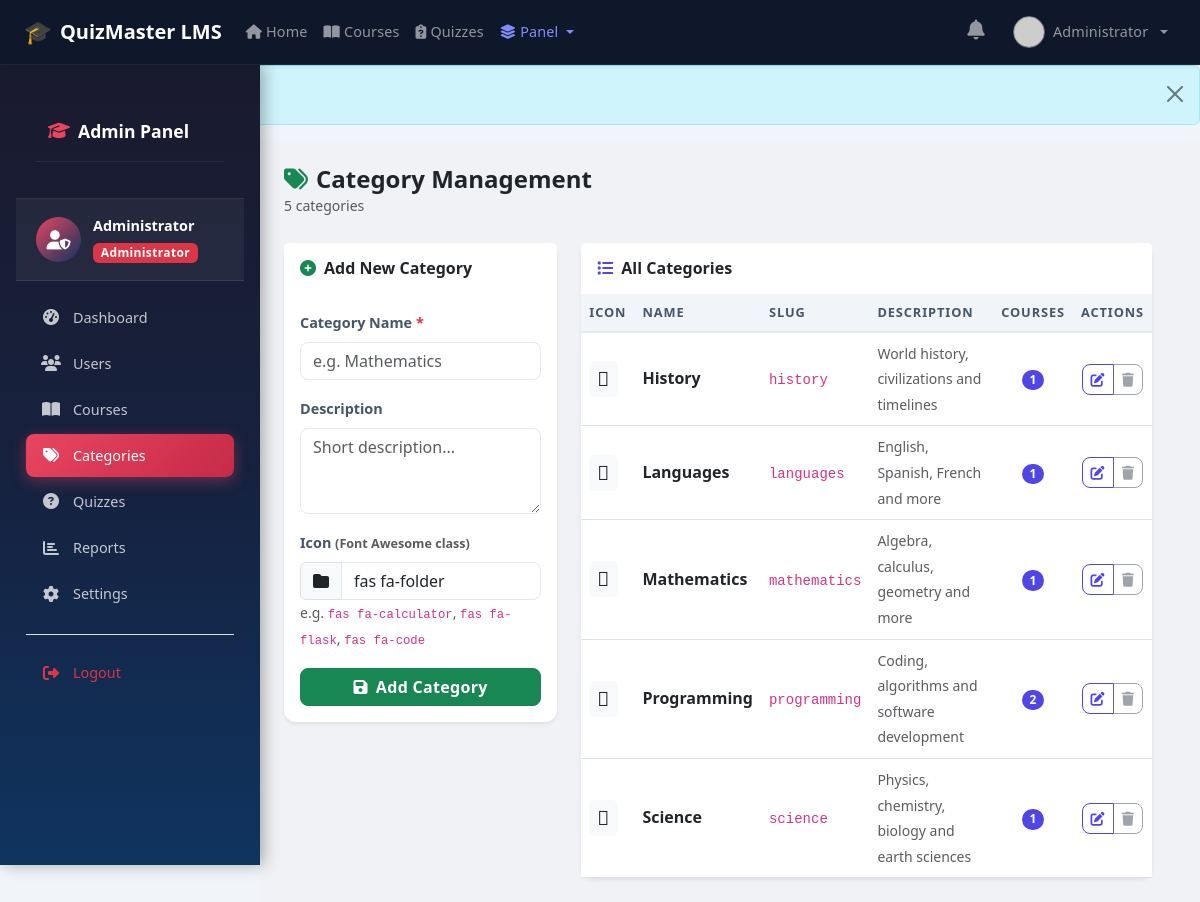
Screenshot of /admin/categories.php (signed in) with the database file from the repository.
### tables this page shows
CREATE TABLE IF NOT EXISTS users (
    id              INT UNSIGNED AUTO_INCREMENT PRIMARY KEY,
    name            VARCHAR(150)    NOT NULL,
    email           VARCHAR(255)    NOT NULL UNIQUE,
    password_hash   VARCHAR(255)    NOT NULL,
    role            ENUM('admin','instructor','student') NOT NULL DEFAULT 'student',
    avatar          VARCHAR(255)    DEFAULT NULL,
    bio             TEXT            DEFAULT NULL,
    is_active       TINYINT(1)      NOT NULL DEFAULT 1,
    created_at      DATETIME        NOT NULL DEFAULT CURRENT_TIMESTAMP,
    updated_at      DATETIME        NOT NULL DEFAULT CURRENT_TIMESTAMP ON UPDATE CURRENT_TIMESTAMP,
    INDEX idx_users_email  (email),
    INDEX idx_users_role   (role),
    INDEX idx_users_active (is_active)
);

CREATE TABLE IF NOT EXISTS categories (
    id          INT UNSIGNED AUTO_INCREMENT PRIMARY KEY,
    name        VARCHAR(100)    NOT NULL,
    slug        VARCHAR(120)    NOT NULL UNIQUE,
    description TEXT            DEFAULT NULL,
    icon        VARCHAR(100)    DEFAULT 'fa-folder',
    created_at  DATETIME        NOT NULL DEFAULT CURRENT_TIMESTAMP,
    INDEX idx_categories_slug (slug)
);

### config/db.php (called while the page is built, shortened)
<?php
function getDB(): PDO
{
    static $pdo = null;
    if ($pdo === null) {
        $dsn = sprintf(
            'mysql:host=%s;dbname=%s;charset=%s',
            DB_HOST,
            DB_NAME,
            DB_CHARSET
        );
        $options = [
            PDO::ATTR_ERRMODE            => PDO::ERRMODE_EXCEPTION,
            PDO::ATTR_DEFAULT_FETCH_MODE => PDO::FETCH_ASSOC,
            PDO::ATTR_EMULATE_PREPARES   => false,
            PDO::MYSQL_ATTR_INIT_COMMAND => "SET NAMES utf8mb4 COLLATE utf8mb4_unicode_ci",
        ];
        try {
            $pdo = new PDO($dsn, DB_USER, DB_PASS, $options);
        } catch (PDOException $e) {
            error_log('[DB] Connection failed: ' . $e->getMessage());
            if (defined('DOING_API') && DOING_API) {
                header('Content-Type: application/json');
                http_response_code(503);
                die(json_encode(['error' => 'Database unavailable. Please try again later.']));
            }
            die('<h2 style="font-family:sans-serif;color:#c00;padding:2rem">
                  Database connection failed. Please contact the administrator.
                 </h2>');
        }
    }
    return $pdo;
}
function dbQuery(string $sql, array $params = []): PDOStatement
{
    $stmt = getDB()->prepare($sql);
    $stmt->execute($params);
    return $stmt;
}
function dbRow(string $sql, array $params = []): array|false
{
    return dbQuery($sql, $params)->fetch();
}

### admin/categories.php (the view, shortened to what this page needs)
<?php
$pdo = getDB();
$categories = $pdo->query("
    SELECT c.*, COUNT(co.id) AS course_count
    FROM categories c
    LEFT JOIN courses co ON co.category_id = c.id
    GROUP BY c.id
    ORDER BY c.name ASC
")->fetchAll();
require_once __DIR__ . '/../includes/header.php';
?>
<div class="d-flex">
    <?php require_once __DIR__ . '/includes/sidebar.php'; ?>
    <div class="admin-main flex-grow-1 p-4">
        <div class="d-flex justify-content-between align-items-center mb-4">
            <div>
                <h4 class="mb-0 fw-bold text-dark"><i class="fas fa-tags me-2 text-success"></i>Category Management</h4>
                <small class="text-muted"><?= count($categories) ?> categories</small>
            </div>
        </div>
        <div class="row g-4">
            <div class="col-lg-4">
                <div class="card border-0 shadow-sm">
                    <div class="card-header bg-white border-0 py-3">
                        <h6 class="mb-0 fw-bold"><i class="fas fa-plus-circle me-2 text-success"></i>Add New Category</h6>
                    </div>
                    <div class="card-body">
                        <form method="POST">
                            <div class="mb-3">
                                <label class="form-label fw-semibold">Category Name <span class="text-danger">*</span></label>
                                <input type="text" name="name" class="form-control" placeholder="e.g. Mathematics" required>
                            </div>
                            <div class="mb-3">
                                <label class="form-label fw-semibold">Description</label>
                                <textarea name="description" class="form-control" rows="3" placeholder="Short description..."></textarea>
                            </div>
                            <div class="mb-3">
                                <label class="form-label fw-semibold">Icon <small class="text-muted">(Font Awesome class)</small></label>
                                <div class="input-group">
                                    <span class="input-group-text" id="iconPreview"><i class="fas fa-folder"></i></span>
                                    <input type="text" name="icon" id="iconInput" class="form-control" value="fas fa-folder" placeholder="fas fa-book">
                                </div>
                                <small class="text-muted">e.g. <code>fas fa-calculator</code>, <code>fas fa-flask</code>, <code>fas fa-code</code></small>
                            </div>
                            <button type="submit" class="btn btn-success w-100"><i class="fas fa-save me-2"></i>Add Category</button>
                        </form>
                    </div>
                </div>
            </div>
            <div class="col-lg-8">
                <div class="card border-0 shadow-sm">
                    <div class="card-header bg-white border-0 py-3">
                        <h6 class="mb-0 fw-bold"><i class="fas fa-list me-2 text-primary"></i>All Categories</h6>
                    </div>
                    <div class="card-body p-0">
                        <div class="table-responsive">
                            <table class="table table-hover align-middle mb-0">
                                <thead class="table-dark">
                                    <tr>
                                        <th>Icon</th>
                                        <th>Name</th>
                                        <th>Slug</th>
                                        <th>Description</th>
                                        <th class="text-center">Courses</th>
                                        <th class="text-center">Actions</th>
                                    </tr>
                                </thead>
                                <tbody>
                                    <?php foreach ($categories as $cat): ?>
                                    <tr id="row-<?= $cat['id'] ?>">
                                        <td>
                                            <span class="badge bg-light text-dark fs-5 p-2">
                                                <i class="<?= htmlspecialchars($cat['icon']) ?>"></i>
                                            </span>
                                        </td>
                                        <td class="fw-semibold"><?= htmlspecialchars($cat['name']) ?></td>
                                        <td><code><?= htmlspecialchars($cat['slug']) ?></code></td>
                                        <td><small class="text-muted"><?= htmlspecialchars(truncate($cat['description'], 50)) ?></small></td>
                                        <td class="text-center">
                                            <span class="badge bg-primary rounded-pill"><?= $cat['course_count'] ?></span>
                                        </td>
                                        <td class="text-center">
                                            <div class="btn-group btn-group-sm">
                                                <button class="btn btn-outline-primary" title="Edit"
                                                    onclick="openEdit(<?= htmlspecialchars(json_encode($cat)) ?>)"
                                                    data-bs-toggle="modal" data-bs-target="#editModal">
                                                    <i class="fas fa-edit"></i>
                                                </button>
                                                <?php if ($cat['course_count'] == 0): ?>
                                                <form method="POST" class="d-inline" onsubmit="return confirm('Delete this category?')">
                                                    <input type="hidden" name="action" value="delete">
                                                    <input type="hidden" name="cat_id" value="<?= $cat['id'] ?>">
                                                    <button class="btn btn-outline-danger" title="Delete"><i class="fas fa-trash"></i></button>
                                                </form>
                                                <?php else: ?>
                                                <button class="btn btn-outline-secondary" disabled title="Has courses"><i class="fas fa-trash"></i></button>
                                                <?php endif; ?>
                                            </div>
                                        </td>
                                    </tr>
                                    <?php endforeach; ?>
                                </tbody>
                            </table>
                        </div>
                    </div>
                </div>
            </div>
        </div>
    </div>
</div>
<?php require_once __DIR__ . '/../includes/footer.php'; ?>

### includes/nav.php (shortened to what this page needs)
<?php
if (isLoggedIn()) {
    $authUser = currentUser();
}
$currentPath = $_SERVER['PHP_SELF'] ?? '';
function navActive(string $segment): string {
    global $currentPath;
    return str_contains($currentPath, $segment) ? 'active' : '';
}
?>
<nav class="navbar navbar-expand-lg navbar-dark bg-dark sticky-top shadow-sm" id="mainNav">
  <div class="container-fluid px-4">
    <a class="navbar-brand fw-bold fs-5 d-flex align-items-center gap-2" href="<?= APP_URL ?>/">
      <span class="brand-icon">🎓</span>
      <span class="brand-text"><?= APP_NAME ?></span>
    </a>
    <div class="collapse navbar-collapse" id="navbarMain">
      <ul class="navbar-nav me-auto mb-2 mb-lg-0">
        <li class="nav-item">
          <a class="nav-link <?= navActive('/index') ?>" href="<?= APP_URL ?>/">
            <i class="fa fa-home me-1"></i>Home
          </a>
        </li>
        <li class="nav-item">
          <a class="nav-link <?= navActive('/courses') ?>" href="<?= APP_URL ?>/courses/">
            <i class="fa fa-book-open me-1"></i>Courses
          </a>
        </li>
        <li class="nav-item">
          <a class="nav-link <?= navActive('/quiz') ?>" href="<?= APP_URL ?>/quiz/">
            <i class="fa fa-clipboard-question me-1"></i>Quizzes
          </a>
        </li>
        <?php if (isLoggedIn() && hasRole(['admin', 'instructor'])): ?>
        <li class="nav-item dropdown">
          <a class="nav-link dropdown-toggle <?= navActive('/admin') || navActive('/instructor') ? 'active' : '' ?>"
             href="#" id="panelDropdown" role="button"
             data-bs-toggle="dropdown" aria-expanded="false">
            <i class="fa fa-layer-group me-1"></i>Panel
          </a>
        </li>
        <?php endif; ?>
      </ul>
      <ul class="navbar-nav ms-auto mb-2 mb-lg-0 align-items-lg-center gap-1">
        <?php if (isLoggedIn()): ?>
          <li class="nav-item dropdown">
            <a class="nav-link position-relative px-3" href="#"
               id="notifDropdown" role="button"
               data-bs-toggle="dropdown" aria-expanded="false"
               title="Notifications">
              <i class="fa fa-bell fs-5"></i>
            </a>
          </li>
          <li class="nav-item dropdown">
            <a class="nav-link dropdown-toggle d-flex align-items-center gap-2 px-2"
               href="#" id="userDropdown" role="button"
               data-bs-toggle="dropdown" aria-expanded="false">
              <img src="<?= avatarUrl($authUser ?? []) ?>"
                   alt="avatar" class="rounded-circle border border-secondary"
                   width="32" height="32" style="object-fit:cover">
              <span class="d-none d-lg-inline text-truncate" style="max-width:120px">
                <?= sanitize($authUser['name'] ?? 'User') ?>
              </span>
            </a>
          </li>
        <?php endif; ?>
      </ul>
    </div>
  </div>
</nav>

### rows the page displays
users: name "Administrator"
categories: name "History", slug "history", description "World history, civilizations and timelines", course_count "1"
categories: name "Languages", slug "languages", description "English, Spanish, French and more", course_count "1"
categories: name "Mathematics", slug "mathematics", description "Algebra, calculus, geometry and more", course_count "1"
categories: name "Programming", slug "programming", description "Coding, algorithms and software development", course_count "2"
categories: name "Science", slug "science", description "Physics, chemistry, biology and earth sciences", course_count "1"

### other values shown
APP_NAME "QuizMaster LMS"
$adminName "Administrator"
count($categories) "5"
